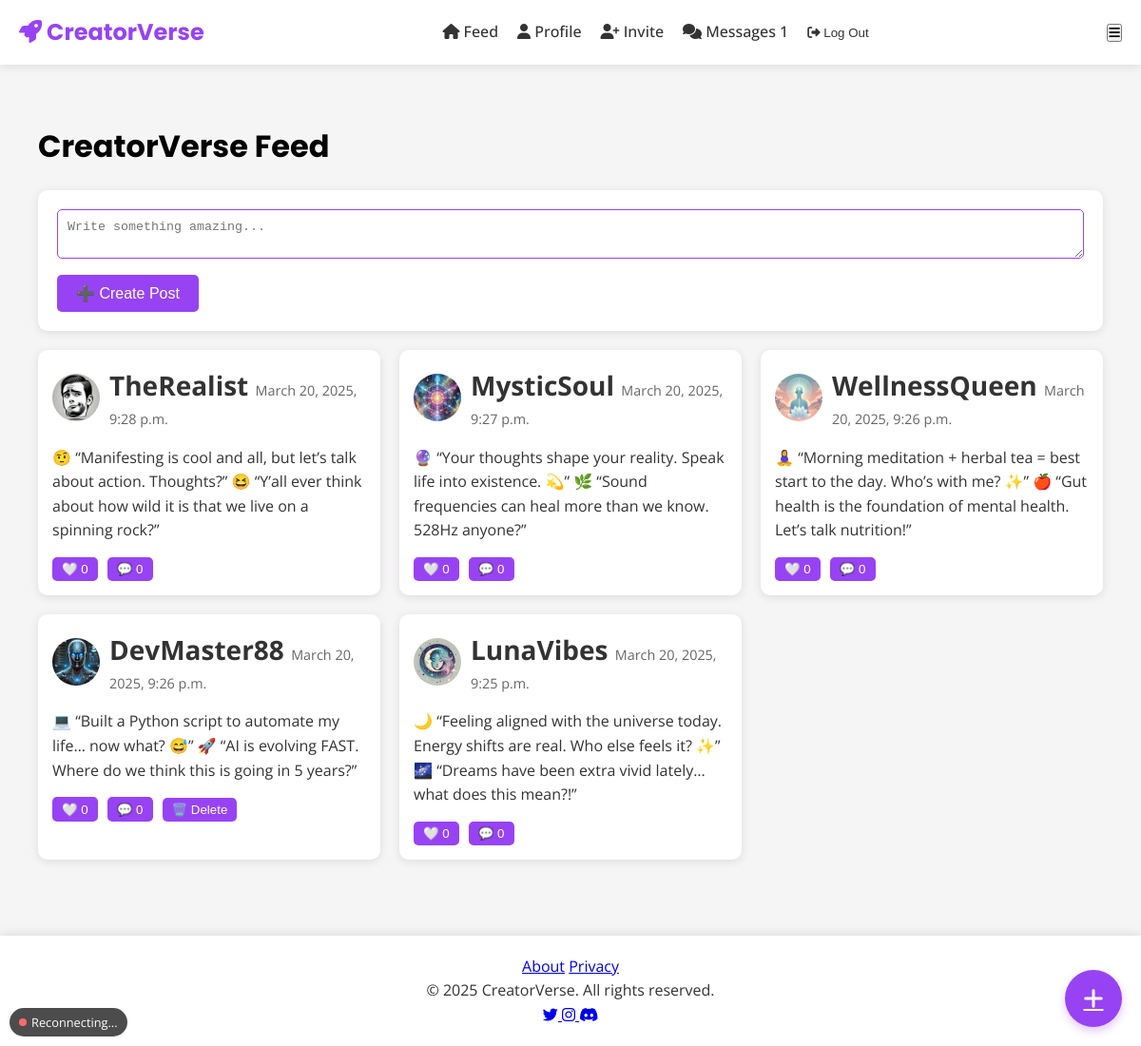
/feed/ (signed in), run on the app's committed database.
### feed/models.py (models this page shows, shortened)
class Post(models.Model):
    user = models.ForeignKey(
        User,
        on_delete=models.CASCADE,
        related_name="posts",
        verbose_name=_("Author")
    )
    content = models.TextField(
        verbose_name=_("Content"),
        help_text=_("Share your creative content")
    )
    image = models.ImageField(
        upload_to="post_images/",
        blank=True,
        null=True,
        verbose_name=_("Image")
    )
    created_at = models.DateTimeField(
        auto_now_add=True,
        verbose_name=_("Created at")
    )
    updated_at = models.DateTimeField(
        auto_now=True,
        verbose_name=_("Last updated")
    )
    is_draft = models.BooleanField(
        default=False,
        verbose_name=_("Draft status")
    )
    keywords = models.CharField(
        max_length=255,
        blank=True,
        null=True,
        verbose_name=_("Keywords")
    )
    class Meta:
        ordering = ["-created_at"]
        verbose_name = _("Post")
        verbose_name_plural = _("Posts")
        indexes = [
            models.Index(fields=['created_at']),
            models.Index(fields=['user', 'created_at']),
        ]

### users/models.py (models this page shows, shortened)
class CustomUser(AbstractUser):
    bio = models.TextField(
        blank=True,
        null=True,
        max_length=500,
        help_text=_("Tell others about yourself (max 500 chars)"),
        validators=[validate_bio_length]
    )
    profile_image = models.ImageField(
        upload_to=upload_to_profile_pics,
        blank=True,
        null=True,
        help_text=_("Upload a profile picture"),
        validators=[FileExtensionValidator(['jpg', 'jpeg', 'png', 'webp'])]
    )
    used_invite = models.BooleanField(
        default=False,
        help_text=_("Has this user used an invite code?")
    )
    social_links = JSONField(
        default=dict,
        blank=True,
        help_text=_("Social media links in JSON format")
    )
    is_verified = models.BooleanField(
        default=False,
        help_text=_("Designates whether the user is verified")
    )
    last_seen = models.DateTimeField(
        auto_now=True,
        help_text=_("Last time the user was active")
    )
    following = models.ManyToManyField(
        'self',
        symmetrical=False,
        related_name='followers',
        blank=True,
        help_text=_("Users this user is following")
    )
    class Meta:
        verbose_name = _("User")
        verbose_name_plural = _("Users")
        indexes = [
            models.Index(fields=['username']),
            models.Index(fields=['email']),
            models.Index(fields=['last_seen']),
        ]

### feed/views.py (the view)
# urls.py: path('', feed_view, name='feed'),
@login_required
def feed_view(request):
    user_interactions = Post.objects.filter(
        Q(likes__user=request.user) | Q(comments__user=request.user)  # Fixed: Changed likes= to likes__user=
    ).distinct()
    interacted_keywords = set()
    for post in user_interactions:
        if hasattr(post, 'keywords') and post.keywords:  # Ensure 'keywords' exists
            interacted_keywords.update(post.keywords.split(', '))
    interacted_keywords = list(interacted_keywords)
    recommended_posts = Post.objects.filter(
        Q(keywords__in=interacted_keywords)
    ).exclude(user=request.user).distinct() if interacted_keywords else Post.objects.none()
    trending_posts = Post.objects.annotate(
        num_likes=Count('likes'),
        num_comments=Count('comments'),
        relevance_score=F('num_likes') * 2 + F('num_comments')  # Weighted ranking
    ).order_by('-relevance_score', '-created_at')
    time_threshold = now() - datetime.timedelta(days=7)
    latest_posts = Post.objects.filter(created_at__gte=time_threshold).order_by('-created_at')
    personalized_posts = Post.objects.annotate(
        interacted=Case(
            When(likes__user=request.user, then=Value(1)),  # Fixed: Changed likes= to likes__user=
            When(comments__user=request.user, then=Value(1)),
            default=Value(0),
            output_field=IntegerField(),
        )
    ).order_by('-interacted', '-created_at')
    all_posts = list(recommended_posts) + list(personalized_posts) + list(trending_posts) + list(latest_posts)
    seen = set()
    unique_posts = []
    for post in all_posts:
        if post.id not in seen:
            seen.add(post.id)
            unique_posts.append(post)
    return render(request, 'feed/feed.html', {'posts': unique_posts})

### users/context_processors.py (called while the page is built)
def site_settings(request):
    from django.conf import settings
    return {
        'SITE_NAME': 'CreatorVerse',
        'SITE_URL': settings.SITE_URL,
    }

def unread_messages(request):
    if request.user.is_authenticated:
        from users.models import Message
        return {
            'unread_count': Message.objects.filter(
                receiver=request.user,
                is_read=False
            ).count()
        }
    return {}

### feed/templates/feed/feed.html (shortened to what this page needs)
{% extends "base.html" %}
{% block content %}
<section class="feed-section">
    <h1 class="feed-title"> CreatorVerse Feed</h1>
    {% if user.is_authenticated %}
    <form method="POST" action="{% url 'new_post' %}" class="create-post-form">
        <textarea name="content" placeholder="Write something amazing..." required></textarea>
        <button type="submit" class="btn btn-primary">➕ Create Post</button>
    </form>
    {% endif %}
    <div class="feed-grid">
        {% for post in posts %}
        <div class="post-card">
            <div class="post-header">
                <img src="{{ post.user.profile_image.url }}" alt="{{ post.user.username }}" class="post-avatar">
                <div class="post-user">
                    <strong>
                        <a href="{% url 'profile' username=post.user.username %}" class="username">
                            {{ post.user.username }}
                        </a>
                    </strong>
                    <span class="post-date">{{ post.created_at|date:"F j, Y, g:i a" }}</span>
                </div>
            </div>
            <p class="post-content">{{ post.content }}</p>
            <div class="post-actions">
                <button class="like-btn" data-post-id="{{ post.id }}">
                    {% if user in post.likes.all %}
                    ❤️
                    {% else %}
                    🤍
                    {% endif %}
                    <span id="like-count-{{ post.id }}">{{ post.likes.count }}</span>
                </button>
                <button class="comment-btn" onclick="toggleComments('{{ post.id }}')">💬 {{ post.comments.count }}</button>
                {% if post.user == user %}
                <form action="{% url 'delete_post' post.id %}" method="POST" class="delete-form">
                    <button type="submit" class="btn-danger">🗑️ Delete</button>
                </form>
                {% endif %}
            </div>
        </div>
        {% empty %}
        <p>No posts yet. Be the first to post!</p>
        {% endfor %}
    </div>
</section>
{% endblock %}

### templates/base.html (shortened to what this page needs)
{% load static %}
<!DOCTYPE html>
<html lang="en">
<head>
    <link rel="stylesheet" href="{% static 'css/styles.css' %}">
    <link rel="stylesheet" href="{% static 'css/profile.css' %}">
    <link rel="stylesheet" href="{% static 'css/messaging.css' %}">
    <link rel="stylesheet" href="https://cdnjs.cloudflare.com/ajax/libs/font-awesome/6.4.0/css/all.min.css">
</head>
<body>
    <header class="header">
        <nav class="navbar">
            <a href="{% url 'home' %}" class="logo">
                <i class="fas fa-rocket"></i> CreatorVerse
            </a>
            <ul class="nav-links">
                {% if user.is_authenticated %}
                    <li><a href="{% url 'feed' %}"><i class="fas fa-home"></i> <span class="nav-text">Feed</span></a></li>
                    <li>
                        <a href="{% url 'profile' username=request.user.username %}">
                            <i class="fas fa-user"></i> <span class="nav-text">Profile</span>
                        </a>
                    </li>
                    <li>
                        <a href="{% url 'invite_friends' %}">
                            <i class="fas fa-user-plus"></i> <span class="nav-text">Invite</span>
                        </a>
                    </li>
                    <li class="nav-messages">
                        <a href="{% url 'inbox' %}" class="messages-link">
                            <i class="fas fa-comments"></i> <span class="nav-text">Messages</span>
                            {% if unread_count and unread_count > 0 %}
                                <span class="message-badge pulse">{{ unread_count }}</span>
                            {% endif %}
                        </a>
                    </li>
                    <li>
                        <form id="logout-form" action="{% url 'logout' %}" method="post">
                            <button type="submit" class="btn-logout">
                                <i class="fas fa-sign-out-alt"></i> <span class="nav-text">Log Out</span>
                            </button>
                        </form>
                    </li>
                {% else %}
                    <li><a href="{% url 'login' %}"><i class="fas fa-sign-in-alt"></i> <span class="nav-text">Log In</span></a></li>
                    <li><a href="{% url 'register' %}"><i class="fas fa-user-plus"></i> <span class="nav-text">Sign Up</span></a></li>
                {% endif %}
            </ul>
            <button class="mobile-menu-toggle" aria-label="Menu">
                <i class="fas fa-bars"></i>
            </button>
        </nav>
    </header>
    <main class="main-content">
        {% block content %}{% endblock %}
        {% if user.is_authenticated %}
            <a href="{% url 'message_list' %}" class="mobile-compose-btn">
                <i class="fas fa-plus"></i>
            </a>
        {% endif %}
    </main>
<footer class="footer">
    <div class="footer-content">
        <div class="footer-links">
            <a href="{% url 'about' %}">About</a>
            <a href="{% url 'privacy' %}">Privacy</a>
        </div>
        <p>&copy; 2025 CreatorVerse. All rights reserved.</p>
        <div class="social-links">
            <a href="https://twitter.com" target="_blank" rel="noopener noreferrer" aria-label="Twitter">
                <i class="fab fa-twitter"></i>
            </a>
            <a href="https://instagram.com" target="_blank" rel="noopener noreferrer" aria-label="Instagram">
                <i class="fab fa-instagram"></i>
            </a>
            <a href="https://discord.com" target="_blank" rel="noopener noreferrer" aria-label="Discord">
                <i class="fab fa-discord"></i>
            </a>
        </div>
    </div>
</footer>
    <div id="connection-status" class="connection-status">
        <span class="connection-dot"></span>
        <span class="connection-text">Reconnecting...</span>
    </div>
</body>
</html>

### static/css/styles.css (style rules this page uses)
* { margin: 0; padding: 0; box-sizing: border-box; }
body { font-family: "Open Sans", sans-serif; color: #333333; line-height: 1.6; background: #F5F5F5; }
.header { background: #FFFFFF; padding: 15px 20px; box-shadow: 0 2px 10px rgba(0, 0, 0, 0.1); }
.navbar { display: flex; justify-content: space-between; align-items: center; max-width: 1200px; margin: 0 auto; }
.logo { font-size: 1.5rem; font-family: "Poppins", sans-serif; font-weight: bold; color: #9743F4; text-decoration: none; }
.nav-links { list-style: none; display: flex; gap: 20px; }
.nav-links a { text-decoration: none; color: #333333; font-weight: 500; transition: color 0.3s ease; }
.btn-logout { background: none; border: none; color: #333333; font-weight: 500; cursor: pointer; transition: color 0.3s ease; }
.btn { padding: 10px 20px; font-size: 1rem; text-decoration: none; border-radius: 5px; transition: all 0.3s ease; display: inline-flex; align-items: center; gap: 8px; }
.btn-primary { background: #9743F4; color: #FFFFFF; border: none; }
.main-content { max-width: 1200px; margin: 20px auto; padding: 20px; }
.footer { text-align: center; padding: 20px; background: #FFFFFF; margin-top: 40px; box-shadow: 0 -2px 10px rgba(0, 0, 0, 0.1); }
.feed-section { max-width: 1200px; margin: 0 auto; padding: 20px; }
.feed-title { font-size: 2rem; font-family: "Poppins", sans-serif; color: #000000; margin-bottom: 20px; }
.create-post-form { background: #FFFFFF; padding: 20px; border-radius: 10px; box-shadow: 0 2px 10px rgba(0, 0, 0, 0.1); margin-bottom: 20px; }
.create-post-form textarea { width: 100%; padding: 10px; border-radius: 5px; border: 1px solid #9743F4; margin-bottom: 10px; }
.feed-grid { display: grid; grid-template-columns: repeat(auto-fill, minmax(300px, 1fr)); gap: 20px; }
.post-card { background: #FFFFFF; border-radius: 10px; box-shadow: 0 2px 10px rgba(0, 0, 0, 0.1); transition: transform 0.3s ease, box-shadow 0.3s ease; overflow: hidden; }
.post-header { display: flex; align-items: center; padding: 15px; }
.post-avatar { width: 50px; height: 50px; border-radius: 50%; object-fit: cover; margin-right: 10px; }
.post-user { flex: 1; }
.username { color: #9743F4; text-decoration: none; }
.post-date { font-size: 0.9rem; color: #666666; }
.post-content { padding: 0 15px 15px 15px; color: #333333; }
.post-actions { display: flex; gap: 10px; padding: 0 15px 15px 15px; }
.post-actions button { background: #9743F4; color: #FFFFFF; border: none; padding: 5px 10px; border-radius: 5px; cursor: pointer; transition: background 0.3s ease; }
.delete-form { display: inline; }
.btn-danger { background: #FF6B6B; color: #FFFFFF; border: none; padding: 5px 10px; border-radius: 5px; cursor: pointer; transition: background 0.3s ease; }
.username { font-size: 28px; font-weight: bold; color: #333333; margin-bottom: 5px; }
.connection-status { position: fixed; bottom: 10px; left: 10px; background: rgba(0, 0, 0, 0.7); color: white; padding: 5px 10px; border-radius: 20px; font-size: 0.8rem; display: flex; align-items: center; gap: 5px; z-index: 100; }
.connection-dot { width: 8px; height: 8px; border-radius: 50%; background: #FF6B6B; animation: pulse 1.5s infinite; }

### static/css/messaging.css (style rules this page uses)
.connection-status { position: fixed; bottom: 10px; left: 10px; background: rgba(0,0,0,0.7); color: white; padding: 5px 10px; border-radius: 20px; font-size: 0.8rem; display: flex; align-items: center; gap: 5px; z-index: 100; }
.connection-dot { width: 8px; height: 8px; border-radius: 50%; background: #FF6B6B; animation: pulse 1.5s infinite; }
.mobile-compose-btn { position: fixed; bottom: 20px; right: 20px; width: 60px; height: 60px; background: #9743F4; color: white; border-radius: 50%; display: flex; align-items: center; justify-content: center; font-size: 1.5rem; box-shadow: 0 4px 10px rgba(151, 67, 244, 0.3); z-index: 100; transition: transform 0.2s; }

### data on the page
Post: user.profile_image (picture), user.username "TheRealist", created_at "March 20, 2025, 9:28 p.m.", content "🤨 “Manifesting is cool and all, but let’s talk about action. Thoughts?” 😆 “Y’all ever think about how wild it is that we live on a spinning rock?”", likes.count "0", comments.count "0"
Post: user.profile_image (picture), user.username "MysticSoul", created_at "March 20, 2025, 9:27 p.m.", content "🔮 “Your thoughts shape your reality. Speak life into existence. 💫” 🌿 “Sound frequencies can heal more than we know. 528Hz anyone?”", likes.count "0", comments.count "0"
Post: user.profile_image (picture), user.username "WellnessQueen", created_at "March 20, 2025, 9:26 p.m.", content "🧘‍♀️ “Morning meditation + herbal tea = best start to the day. Who’s with me? ✨” 🍎 “Gut health is the foundation of mental health. Let’s talk nutrition!”", likes.count "0", comments.count "0"
Post: user.profile_image (picture), user.username "DevMaster88", created_at "March 20, 2025, 9:26 p.m.", content "💻 “Built a Python script to automate my life… now what? 😅” 🚀 “AI is evolving FAST. Where do we think this is going in 5 years?”", likes.count "0", comments.count "0", shows "🗑️ Delete"
Post: user.profile_image (picture), user.username "LunaVibes", created_at "March 20, 2025, 9:25 p.m.", content "🌙 “Feeling aligned with the universe today. Energy shifts are real. Who else feels it? ✨” 🌌 “Dreams have been extra vivid lately… what does this mean?!”", likes.count "0", comments.count "0"

### other printed values
{{ unread_count }} "1"
